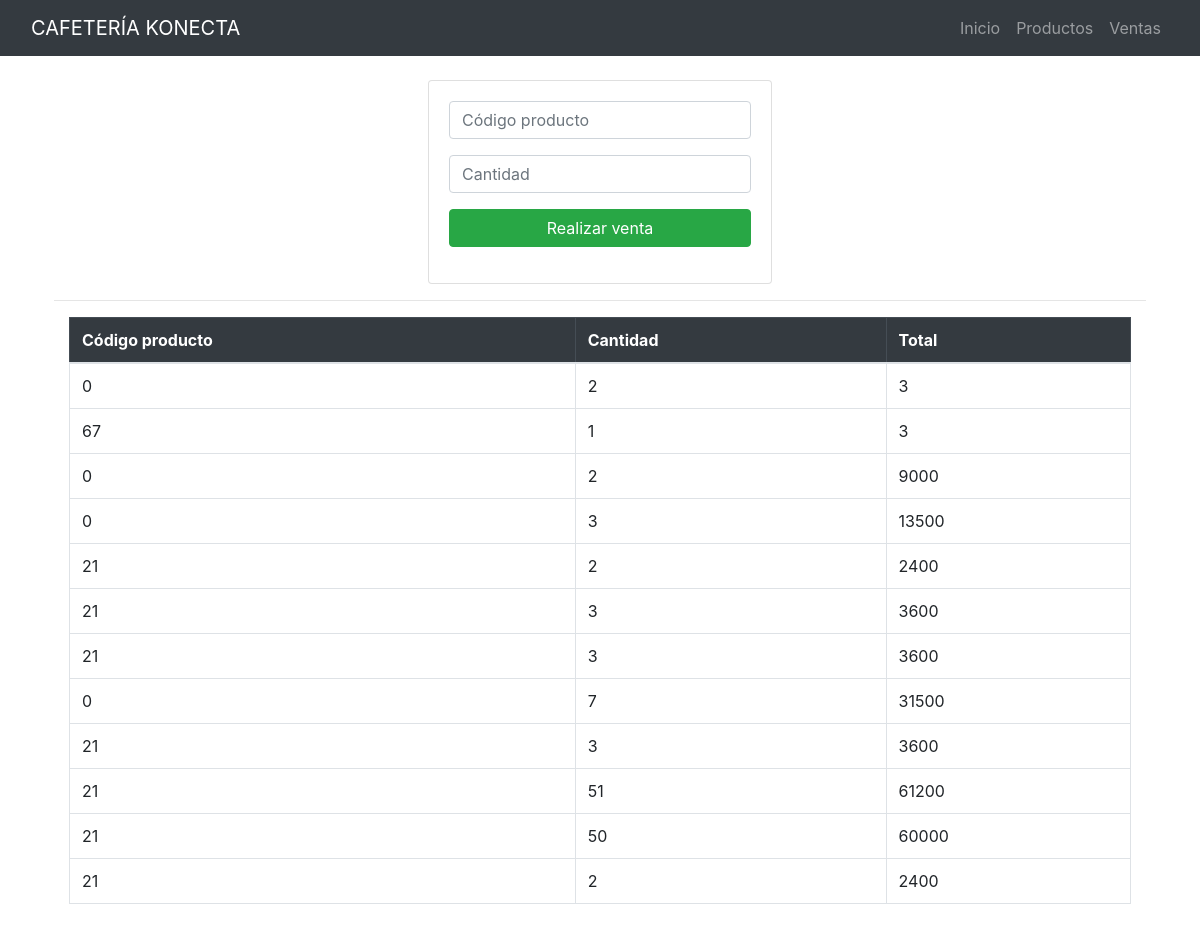
Page /ventas.php on the committed database.
### tables this page shows
CREATE TABLE `ventas` (
  `id_venta` int(11) NOT NULL,
  `id_producto` bigint(20) NOT NULL,
  `cantidad` int(11) NOT NULL,
  `total` int(11) NOT NULL
);

### ventas.php (the view, shortened to what this page needs)
<?php include("db.php") ?>
<?php include("base/cabecera.php") ?>
<main class="container p-4">
    <div class="row mt-8">
        <div class="col-md-4 mx-auto">
            <div class="card card-body">
                <form action="realizarVenta.php" method="POST">
                    <div class="form-group">
                        <input type="number" name="id" class="form-control" placeholder="Código producto" autofocus required>
                    </div>
                    <div class="form-group">
                        <input type="number" name="canti" class="form-control" placeholder="Cantidad" autofocus required>
                    </div>
                    <input type="submit" class="btn btn-success btn-block" name="vender" value="Realizar venta">
                </form>
            </div>
        </div>
    </div>
    <hr>
    <div class="col md-8">
        <table class="table table-bordered">
            <thead class="table-dark">
                <tr>
                    <th>Código producto</th>
                    <th>Cantidad</th>
                    <th>Total</th>
                </tr>
            </thead>
            <tbody>
                <?php
                $sql = "SELECT * FROM ventas ";
                $resultado = mysqli_query($mysqli, $sql);
                while ($campo = mysqli_fetch_assoc($resultado)) { ?>
                    <tr>
                        <td><?php echo $campo['id_producto']; ?></td>
                        <td><?php echo $campo['cantidad']; ?></td>
                        <td><?php echo $campo['total']; ?></td>
                    </tr>
                <?php } ?>
            </tbody>
        </table>
    </div>
</main>
<?php include("base/pie.php") ?>

### rows in the picture
ventas: id_producto "0", cantidad "2", total "3"
ventas: id_producto "67", cantidad "1", total "3"
ventas: id_producto "0", cantidad "2", total "9000"
ventas: id_producto "0", cantidad "3", total "13500"
ventas: id_producto "21", cantidad "2", total "2400"
ventas: id_producto "21", cantidad "3", total "3600"
ventas: id_producto "21", cantidad "3", total "3600"
ventas: id_producto "0", cantidad "7", total "31500"
ventas: id_producto "21", cantidad "3", total "3600"
ventas: id_producto "21", cantidad "51", total "61200"
ventas: id_producto "21", cantidad "50", total "60000"
ventas: id_producto "21", cantidad "2", total "2400"
